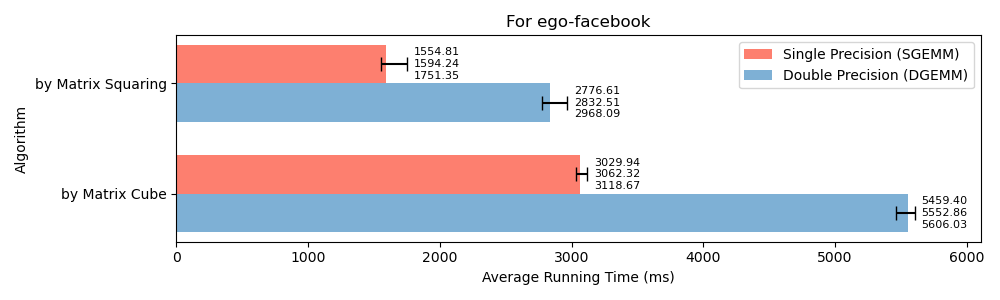

Source code (Python):
import os
import matplotlib.pyplot as plt

singleP_times = [1594.24, 3062.32]
doubleP_times = [2832.51, 5552.86]
singleP_min = [1554.81, 3029.94]
singleP_max = [1751.35, 3118.67]
doubleP_min = [2776.61, 5459.4]
doubleP_max = [2968.09, 5606.03]

inputs = ['by Matrix Squaring', 'by Matrix Cube']

bar_width = 0.35
index = range(len(inputs))

fig, ax = plt.subplots(figsize=(10, 3), dpi=100)

alg1_bars = ax.barh(index, singleP_times, bar_width, color="#fd7f6f", label='Single Precision (SGEMM)')

for i, (v, vmin, vmax) in enumerate(zip(singleP_times, singleP_min, singleP_max)):
    ax.errorbar(v, i, xerr=[[v - vmin], [vmax - v]], fmt='', color='black', markersize=5, capsize=5)

alg2_bars = ax.barh([i + bar_width for i in index], doubleP_times, bar_width, color="#7eb0d5", label='Double Precision (DGEMM)')

for i, (v, vmin, vmax) in enumerate(zip(doubleP_times, doubleP_min, doubleP_max)):
    ax.errorbar(v, i + bar_width, xerr=[[v - vmin], [vmax - v]], fmt='', color='black', markersize=5, capsize=5)

ax.set_xlabel('Average Running Time (ms)')
ax.set_ylabel('Algorithm')
ax.set_yticks([i + bar_width / 2 for i in index])
ax.set_yticklabels(inputs)
ax.invert_yaxis()
ax.legend()

for i, (v, vmin, vmax) in enumerate(zip(singleP_times, singleP_min, singleP_max)):
    ax.text(vmax + 50, i, f'{vmin:.2f}\n{v:.2f}\n{vmax:.2f}', va='center', fontsize=8)
for i, (v, vmin, vmax) in enumerate(zip(doubleP_times, doubleP_min, doubleP_max)):
    ax.text(vmax + 50, i + bar_width, f'{vmin:.2f}\n{v:.2f}\n{vmax:.2f}', va='center', fontsize=8)

ax.set_xlim(right=max(singleP_times + doubleP_times) * 1.1)

plt.subplots_adjust(right=0.9)

plt.title('For ego-facebook')
plt.tight_layout()

script_dir = os.path.dirname(os.path.abspath(__file__))
plt.savefig(os.path.join(script_dir, 'SingleVsDoubleFacebook.png'))

plt.show()
